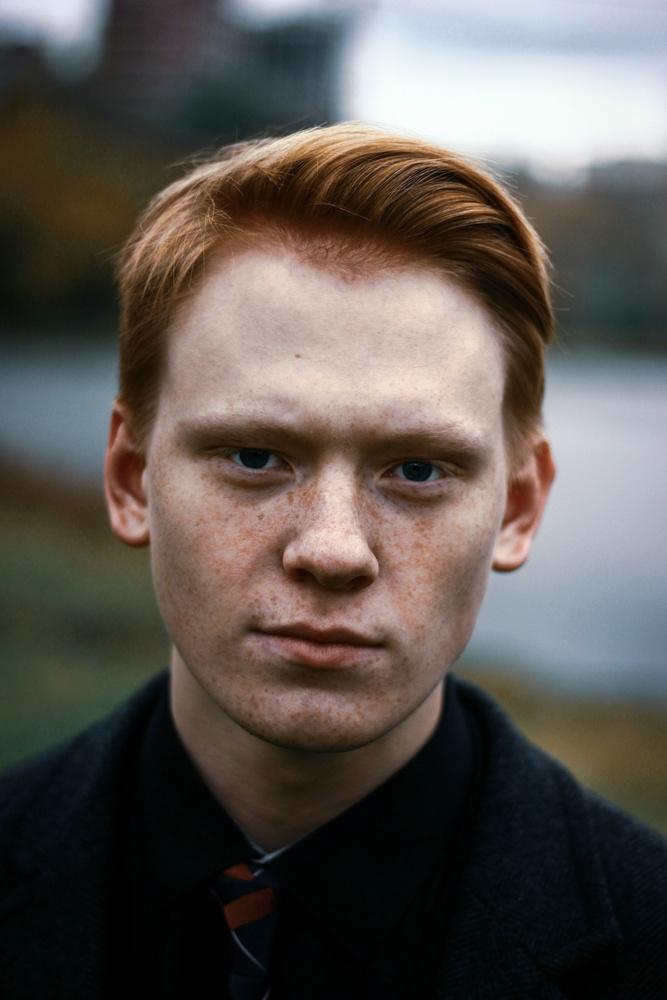
#> input picture computer_vision/yt_tutorial_scikit-image/images/input_image.jpg, 667 x 1000 px, shrunk from 2667 x 4000 before the run, found by its file name
$ python static_face_detection.py
#> lines starting #> are read from the running program, lines starting #| are printed output that depends on the picture; after the words box and inside, x2 and y2 are one past the last pixel; in counts of white or black regions, pixels touching at a corner belong together
import cv2

imagePath = "C:/Users/James/OneDrive/Documents/Code/tutorials/python/scikit-image/images/input_image.jpg"

img= cv2.imread(imagePath)
#> img is the input picture: shape (1000, 667, 3); mean B, G, R 82.4, 87.2, 93.2

# print(img.shape) # (height, width, channels)

# NOTE: Note: OpenCV uses BGR (Blue, Green, Red) instead of the standard RGB.
gray_image = cv2.cvtColor(img, cv2.COLOR_BGR2GRAY)
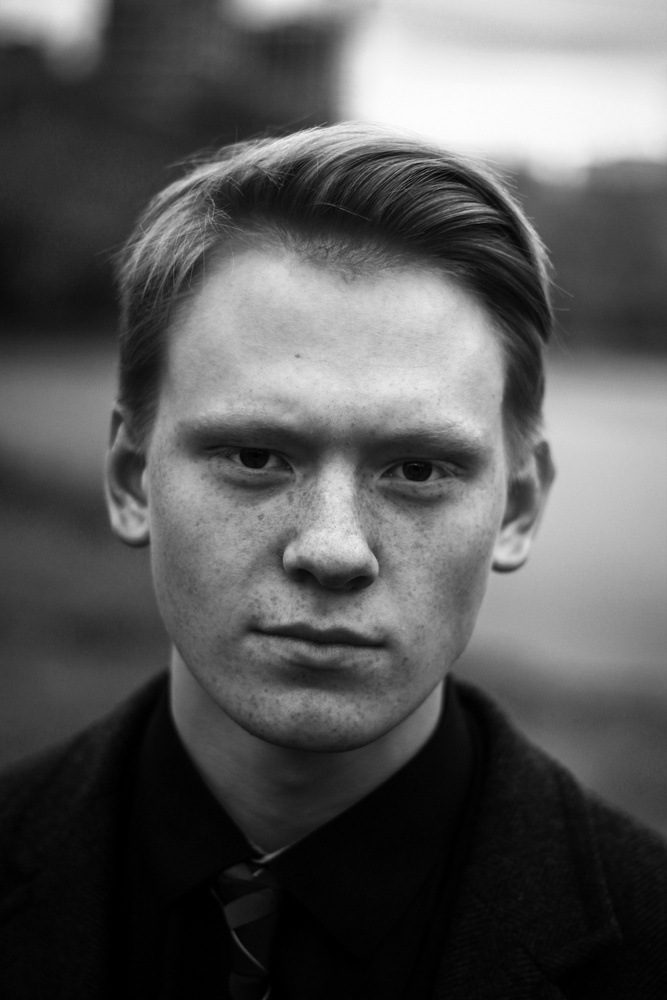
#> gray_image: shape (1000, 667); min 0, max 254, mean 88.4

# print(gray_image.shape)

face_classifier = cv2.CascadeClassifier(
    cv2.data.haarcascades + "haarcascade_frontalface_default.xml"
)

face = face_classifier.detectMultiScale(
    gray_image, scaleFactor=1.1, minNeighbors=5, minSize=(40,40)
)
#> face = [[101, 285, 464, 464]]

for (x, y, w, h) in face:
    cv2.rectangle(img, (x,   y), (x + w, y + h), (0, 255, 0), 4 )
#> this loop made 1 pass
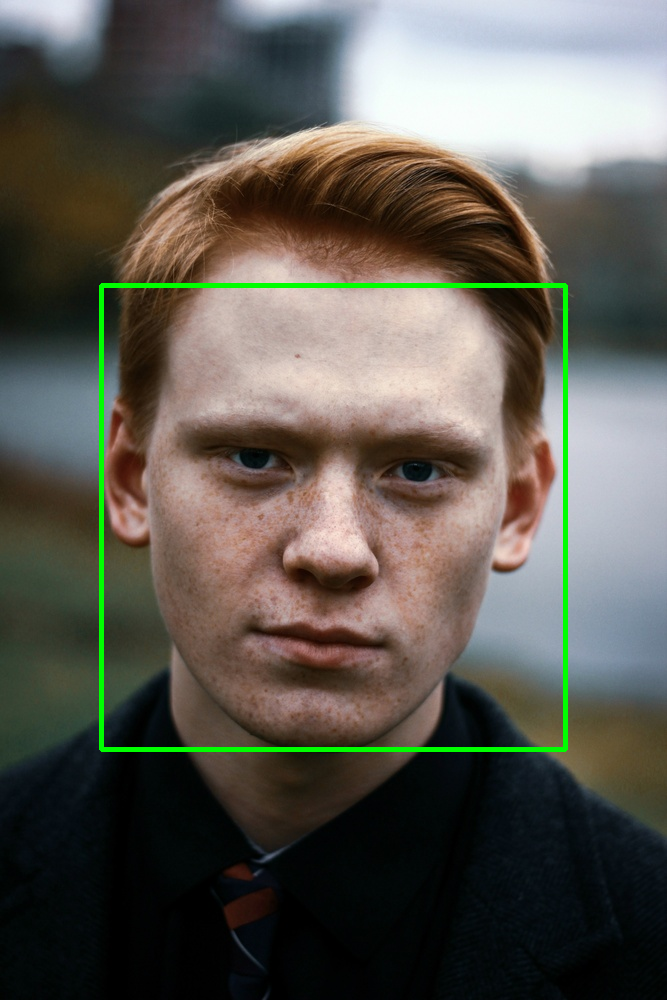
#> img: shape (1000, 667, 3); 1.39% of pixels changed, all inside (x1, y1, x2, y2) = (99, 283, 568, 752)

img_rgb = cv2.cvtColor(img, cv2.COLOR_BGR2RGB)

import matplotlib.pyplot as plt

plt.figure(figsize=(20,10))
plt.imshow(img_rgb)
plt.axis('off')

$ run again, with computer_vision/yt_tutorial_scikit-image/images/angry-doc.jpg copied over computer_vision/yt_tutorial_scikit-image/images/input_image.jpg
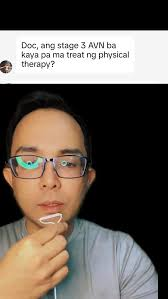
#> input picture computer_vision/yt_tutorial_scikit-image/images/angry-doc.jpg, 168 x 299 px, found by its file name
#> img is the input picture: shape (299, 168, 3); mean B, G, R 87.6, 95.8, 105.4
#> `gray_image = cv2.cvtColor(img, cv2.COLOR_BGR2GRAY)`:
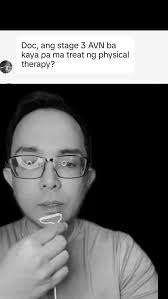
#> gray_image: shape (299, 168); min 0, max 255, mean 97.7
#> face = [[5, 129, 90, 90]]
#> the loop `for (x, y, w, h) in face:` made 1 pass
#> after the loop `for (x, y, w, h) in face:`:
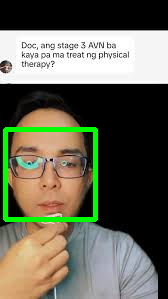
#> img: shape (299, 168, 3); 3.56% of pixels changed, all inside (x1, y1, x2, y2) = (3, 127, 98, 222)

$ run again, with computer_vision/yt_tutorial_scikit-image/images/img1_low_contrast.jpg copied over computer_vision/yt_tutorial_scikit-image/images/input_image.jpg
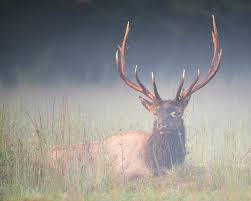
#> input picture computer_vision/yt_tutorial_scikit-image/images/img1_low_contrast.jpg, 251 x 201 px, found by its file name
#> img is the input picture: shape (201, 251, 3); mean B, G, R 139.4, 140.9, 141.7
#> `gray_image = cv2.cvtColor(img, cv2.COLOR_BGR2GRAY)`:
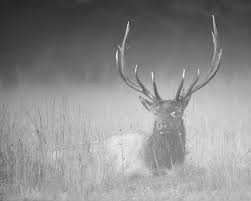
#> gray_image: shape (201, 251); min 37, max 248, mean 141
#> face = ()
